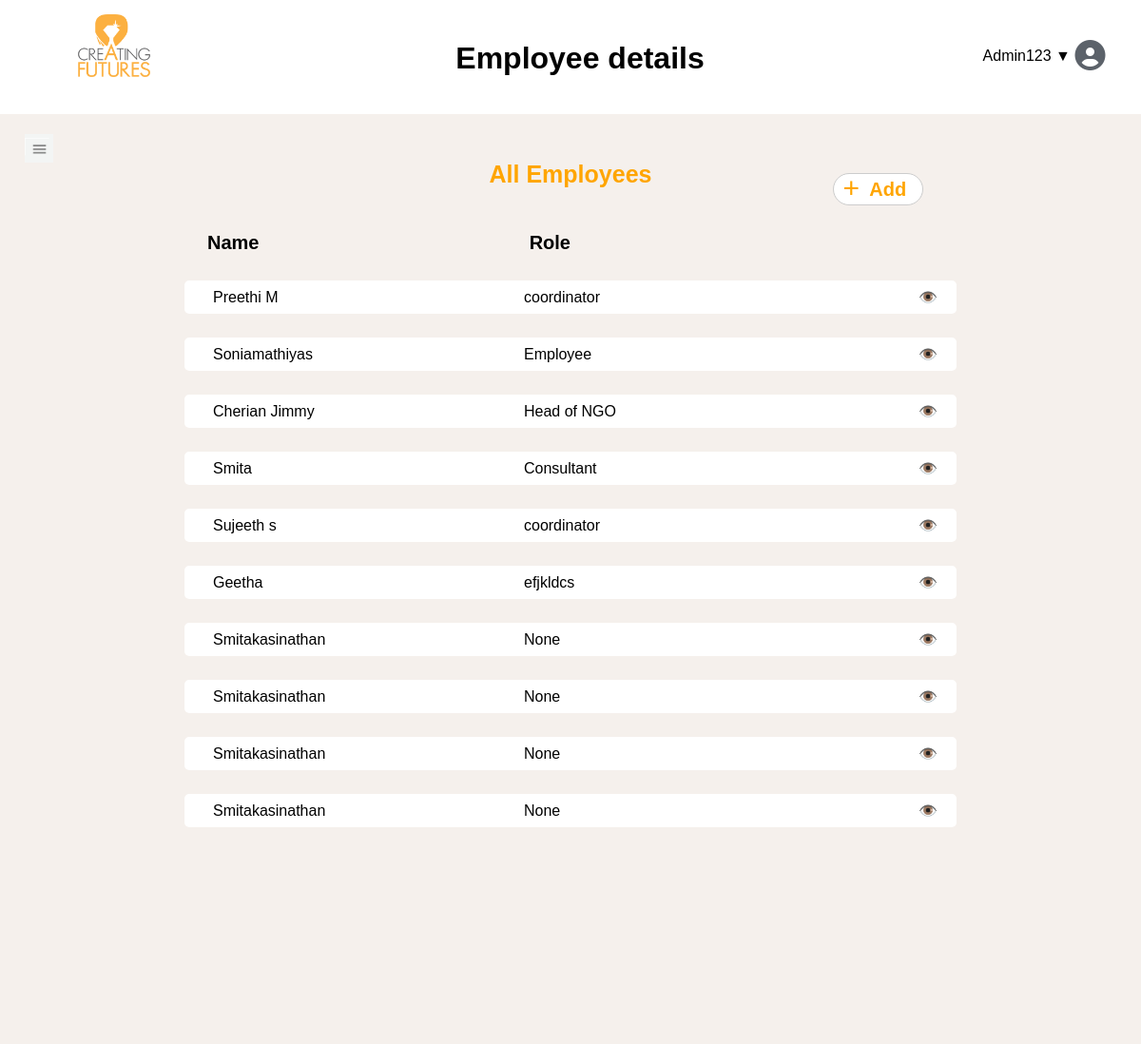
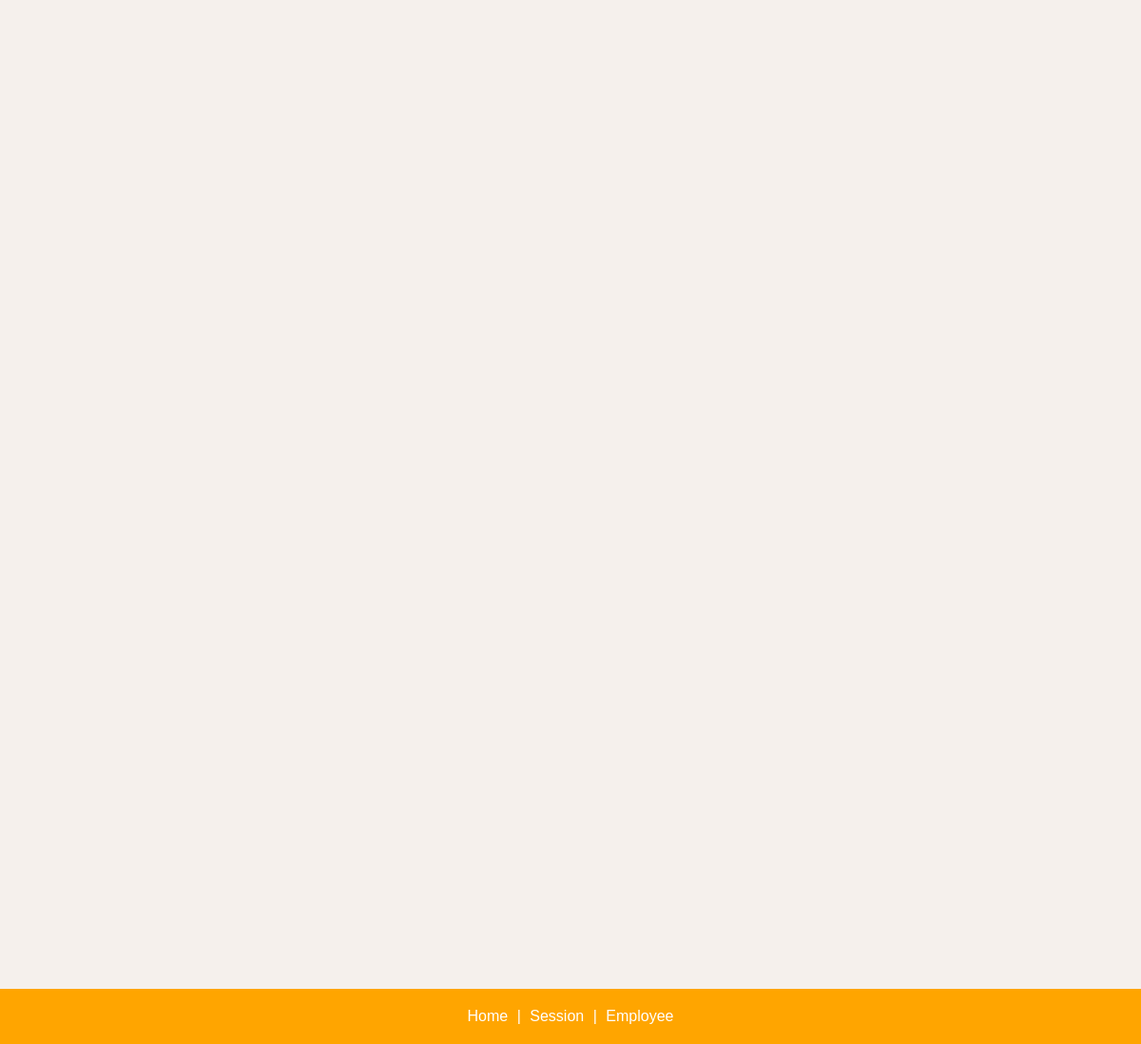
The page /admin_module/ (signed in) on the database its author committed (2 pictures, top to bottom).
### Emp_app/models.py (models this page shows)
class AuthUser(models.Model):
    password = models.CharField(max_length=128)
    last_login = models.DateTimeField(blank=True, null=True)
    is_superuser = models.BooleanField()
    username = models.CharField(unique=True, max_length=150)
    last_name = models.CharField(max_length=150)
    email = models.CharField(max_length=254)
    is_staff = models.BooleanField()
    is_active = models.BooleanField()
    date_joined = models.DateTimeField()
    first_name = models.CharField(max_length=150)
    class Meta:
        managed = False
        db_table = 'auth_user'

class EmpDetails(models.Model):
    emp_id = models.AutoField(db_column='EMP_ID', primary_key=True, blank=True)  # Field name made lowercase.
    username = models.ForeignKey('AuthUser', models.DO_NOTHING, db_column='username', to_field='username', blank=True, null=True)
    fullname = models.CharField(max_length=255,blank=True, null=True)
    address = models.CharField(blank=True, null=True,max_length=255)
    dob = models.CharField(max_length=255,db_column='Dob', blank=True, null=True)  # Field name made lowercase.
    phone_number = models.IntegerField(db_column='Phone_Number', blank=True, null=True)  # Field name made lowercase.
    email_id = models.CharField(max_length=255,db_column='Email_Id', blank=True, null=True)  # Field name made lowercase.
    gender = models.CharField(max_length=255,db_column='Gender', blank=True, null=True)  # Field name made lowercase.
    center = models.CharField(max_length=100,db_column='Center', blank=True, null=True)  # Field name made lowercase.
    designation = models.CharField(max_length=255,db_column='Designation', blank=True, null=True)  # Field name made lowercase.
    date_of_joining = models.CharField(max_length=255,db_column='Date_of_Joining', blank=True, null=True)  # Field name made lowercase.
    education_qualification = models.CharField(max_length=255,db_column='Education_Qualification', blank=True, null=True)  # Field name made lowercase.
    status = models.IntegerField(db_column='Status', blank=True, null=True)  # Field name made lowercase.
    resource_type = models.IntegerField(db_column='Resource_Type', blank=True, null=True)  # Field name made lowercase.
    date_of_resigning = models.CharField(max_length=255,db_column='Date_of_resigning', blank=True, null=True)  # Field name made lowercase.
    bank_name = models.CharField(max_length=255,db_column='Bank_Name', blank=True, null=True)  # Field name made lowercase.
    name_as_per_bank = models.CharField(max_length=255,db_column='Name_As_per_Bank', blank=True, null=True)  # Field name made lowercase.
    account_number = models.CharField(db_column='Account_Number', blank=True, null=True, max_length=255)  # Field name made lowercase.
    ifsc = models.CharField(max_length=255,db_column='IFSC', blank=True, null=True)  # Field name made lowercase.
    branch = models.CharField(max_length=255,db_column='Branch', blank=True, null=True)  # Field name made lowercase.
    account_type = models.IntegerField(db_column='Account_Type', blank=True, null=True)  # Field name made lowercase.
    class Meta:
        managed = False
        db_table = 'Emp_details'

### Emp_app/views.py (the view)
# urls.py: path('admin_module/', admin_module, name='admin_module'),
@login_required
def admin_module(request):
    employees = EmpDetails.objects.all()
    return render(request, "Emp_app/admin_module.html", {'employees': employees})

### Emp_app/templates/Emp_app/admin_module.html (shortened to what this page needs)
{% extends "Emp_app/base.html" %}
{% block header %}
<div class="fixed-header">
    <h1 style=" margin-top: -25px; ">Employee details</h1>
</div>
{% endblock %}
{% block content %}
{% if user.is_staff %}
<div class="container">
    <h1 class="main-header">All Employees</h1><br /><br />
    <div class="employee-header">
        <div class="name">Name</div>
        <div class="role">Role</div>
    </div><br />
    {% for employee in employees %}
    <div class="employee">
        <div class="name">{{ employee.fullname }}</div>
        <div class="role_name" style="margin-right: 34%;">{{ employee.designation }}</div>
        <div onclick="navigateToEmployeePage('{{employee.emp_id}}')" class="fst_eyeIcon" data-emp-id="{{ employee.emp_id }}">👁️</div>
    </div>
    {% endfor %}
</div>
<div class="add" style=" margin-right: 18%; margin-top: -31%; position:relative">
    <div class="add_box">
        <h1 class="ad">Add</h1>
        <div class="plusIcon">+</div>
    </div>
</div>
{% else %}
<p>You don't have permission to view this page.</p>
{% endif %}
{% endblock %}

### Emp_app/templates/Emp_app/base.html (shortened to what this page needs)
<!DOCTYPE html>
<html lang="en" xmlns="http://www.w3.org/1999/xhtml">
<head>
</head>
<body>
    <header class="header">
        <img src="/static/cf_logo.png" alt="CF Logo" class="logo">
        <div class="dropdow">
            <span id="Role" class="id-symbol" onclick="toggleDropdown()">
                {{ user.get_username }} {% if user.is_staff %} {% endif %}&#9660;
                <i class="fa-solid fa-circle-user fa-2xl" style="color: #5c626a;"></i>
            </span>
        </div>
        {% block header %}
        {% endblock %}
    </header>
    <div class="containers">
        <main class="main-content">
            <button class="sidebar-toggle-btn" onclick="toggleSidebar()">
                <img src="../../static/menuicon.jpg" alt="">
            </button>
            {% block content %}
            {% endblock %}
        </main>
    </div><br />
    <footer class="footer">
        <a href="{% url 'home' %}">Home</a> |
        <a href="{% url 'Session_main' %}">Session</a> |
        <a href="{% url 'employee' %}">Employee</a>
    </footer>
</body>
</html>

### Emp_app/templates/Emp_app/base.html (style rules this page uses)
body, h1, h2, h3 { margin: 0; padding: 0; }
body { margin: 0; padding: 0; background-color: #F5F0EC; font-family: Helvetica; }
html, body { max-width: 100%; overflow-x: hidden; }
.header { background-color: rgb(255, 255, 255); padding: 40px; text-align: center; margin-left: -40px; margin-right: -5%; }
.logo { width: 185px; height: auto; margin-top: -50px; position: absolute; left: 10%; transform: translateX(-50%); }
.dropdow { margin-right: -80%; position: relative; display: inline-block; margin-top: 10px; }
.id-symbol { padding: 10px; cursor: pointer; }
.containers { display: flex; }
.sidebar-toggle-btn { background: none; border: none; cursor: pointer; }
.sidebar-toggle-btn img { width: 30px; height: auto; }
.main-content { flex: 1; padding: 20px; }
.footer { background-color: orange; padding: 20px; text-align: center; color: white; }
.footer a { color: white; text-decoration: none; margin: 0 5px; }

### Emp_app/templates/Emp_app/admin_module.html (style rules this page uses)
.container { width: 70%; margin: auto; margin-top: 10%; margin-left: 15%; }
.main-header { font-size: 25px; color: orange; text-align: center; margin-top: -15%; margin-left: 50%; transform: translateX(-50%); }
.employee-header { display: flex; justify-content: space-between; align-items: center; padding: 10px 20px; }
.employee-header .name { font-weight: bold; margin-left: 4px; font-size: 20px; }
.employee-header .role { font-weight: bold; font-size: 20px; margin-right: 50%; }
.employee { display: flex; justify-content: space-between; align-items: center; background-color: white; border-radius: 5px; padding: 8px 20px; margin-bottom: 25px; }
.name, .role_name { flex: 1; margin: 0 10px; white-space: nowrap; overflow: hidden; text-overflow: ellipsis; }
.role_name { text-align: left; }
.fst_eyeIcon { margin-left: -20%; position: static; cursor: default; }
.add_box { font-size: 10px; color: orange; margin-left: 90%; background-color: white; border: 1px solid #ccc; border-radius: 40px; margin-top: -75%; position: relative; }
.plusIcon { margin-left: 10%; font-size: 30px; margin-top: -30px; }
.ad { margin-left: 40%; margin-top: 5px; }

### rows shown on the page
EmpDetails: fullname "Preethi M", designation "coordinator"
EmpDetails: fullname "Soniamathiyas", designation "Employee"
EmpDetails: fullname "Cherian Jimmy", designation "Head of NGO"
EmpDetails: fullname "Smita", designation "Consultant"
EmpDetails: fullname "Sujeeth s", designation "coordinator"
EmpDetails: fullname "Geetha", designation "efjkldcs"
EmpDetails: fullname "Smitakasinathan", designation "None"
EmpDetails: fullname "Smitakasinathan", designation "None"
EmpDetails: fullname "Smitakasinathan", designation "None"
EmpDetails: fullname "Smitakasinathan", designation "None"

### other values the page prints
{{ user.get_username }} "Admin123"
